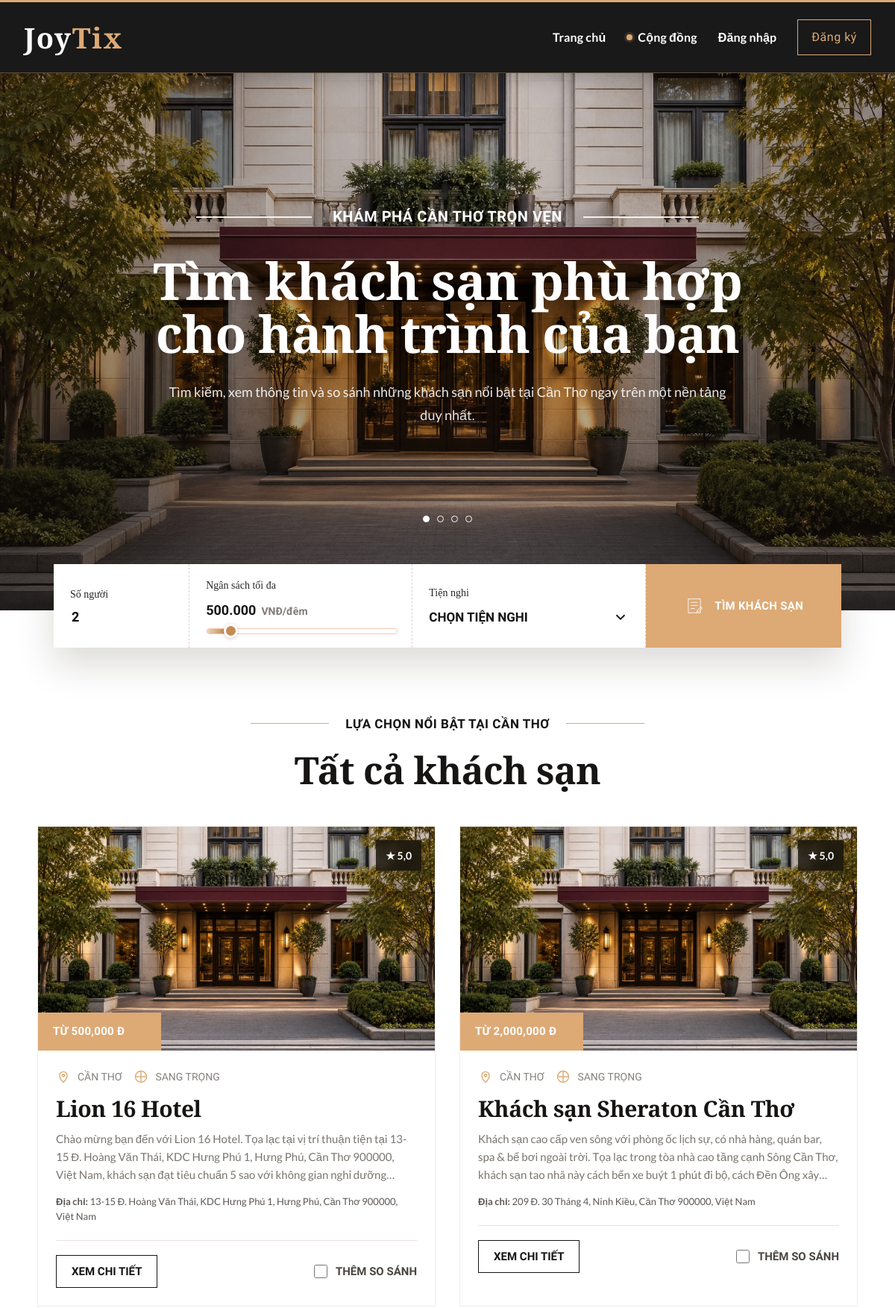
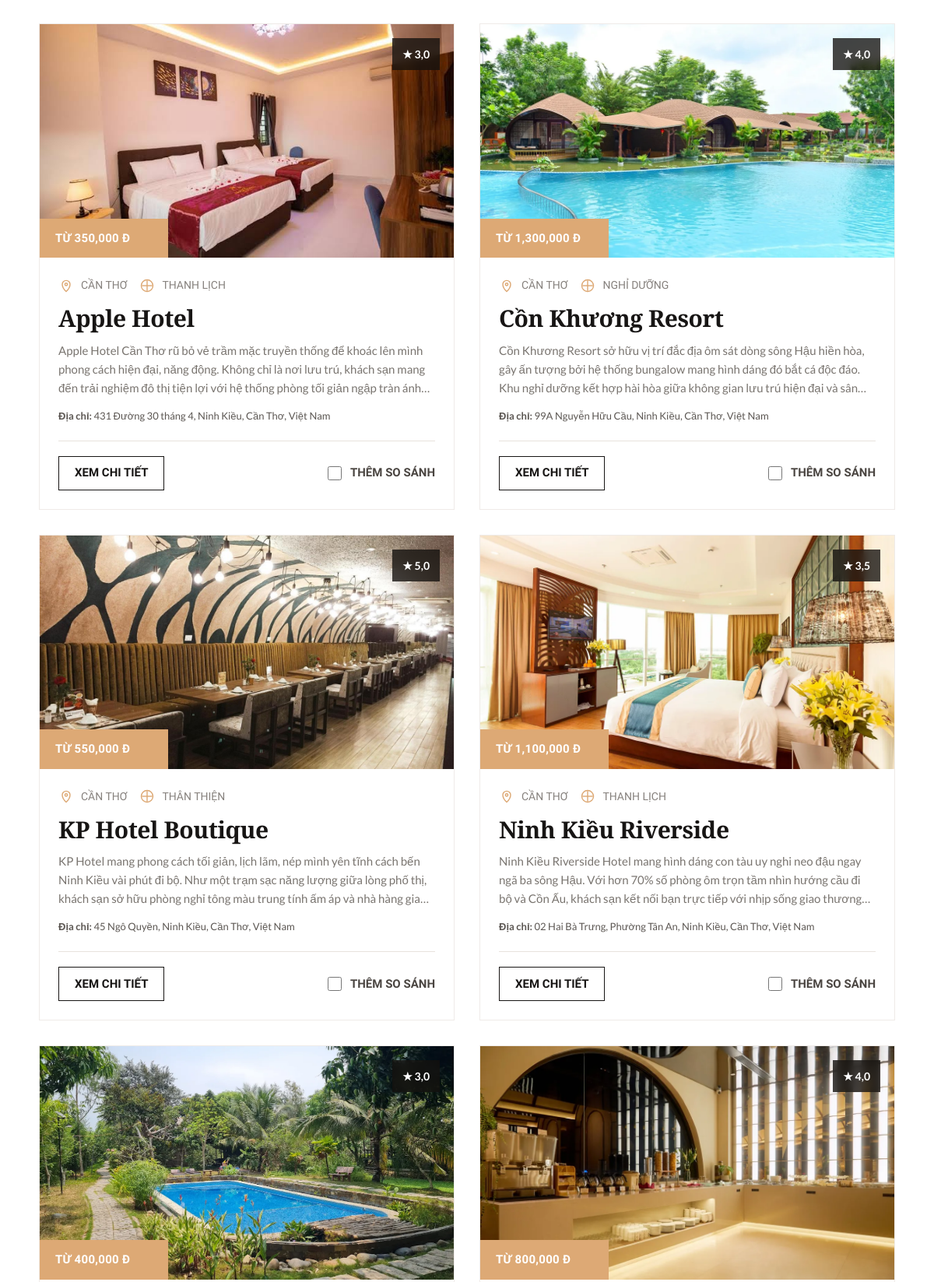
The page / (upper part) on the database its author committed (2 pictures, top to bottom).
### tables this page shows
CREATE TABLE `hotels` (
  `id` int(11) NOT NULL,
  `name` varchar(150) NOT NULL,
  `address` varchar(255) DEFAULT NULL,
  `phone` varchar(25) DEFAULT NULL,
  `star_rating` decimal(2,1) DEFAULT 3.0,
  `vibe` varchar(50) DEFAULT NULL,
  `description` text DEFAULT NULL
);

### index.php (the view, shortened to what this page needs)
<?php
require_once 'includes/bootstrap.php';
$limit = 12;
$offset = 0;
$sql = "SELECT
            h.id,
            h.name,
            h.address,
            h.phone,
            h.star_rating,
            h.description,
            h.vibe,
            MIN(r.price) AS min_price,
            GROUP_CONCAT(
                DISTINCT CONCAT(COALESCE(i.is_primary, 0), '::', i.image_url)
                ORDER BY i.is_primary DESC, i.id ASC
                SEPARATOR '|||'
            ) AS db_images
        FROM hotels h
        LEFT JOIN rooms r ON h.id = r.hotel_id
        LEFT JOIN hotel_images i ON h.id = i.hotel_id
        GROUP BY
            h.id,
            h.name,
            h.address,
            h.phone,
            h.star_rating,
            h.description,
            h.vibe
        ORDER BY h.id DESC
        LIMIT :limit OFFSET :offset";
$stmt = $pdo->prepare($sql);
$stmt->bindValue(':limit', $limit, PDO::PARAM_INT);
$stmt->bindValue(':offset', $offset, PDO::PARAM_INT);
$stmt->execute();
$hotels = $stmt->fetchAll(PDO::FETCH_ASSOC);
function heroImageScore(string $imagePath): float
{
    $score = 0.0;
    $isLocal = !preg_match('~^https?://~i', $imagePath);
    if ($isLocal && is_file($imagePath)) {
        $size = @getimagesize($imagePath);
        if ($size && !empty($size[0]) && !empty($size[1])) {
            $width = (int) $size[0];
            $height = (int) $size[1];
            $ratio = $width / max(1, $height);
            $area = $width * $height;
            $score += min(420.0, $area / 9000.0);
            $score += min(180.0, $width / 10.0);
            if ($width >= 1920) {
                $score += 180;
            } elseif ($width >= 1600) {
                $score += 130;
            } elseif ($width >= 1280) {
                $score += 80;
            } elseif ($width < 1000) {
                $score -= 180;
            }
            if ($height >= 850) {
                $score += 75;
            } elseif ($height < 600) {
                $score -= 110;
            }
            $targetRatio = 2.05;
            $score += max(0.0, 220.0 - abs($ratio - $targetRatio) * 260.0);
            if ($ratio < 1.45) {
                $score -= 320;
            } elseif ($ratio > 2.65) {
                $score -= 130;
            }
        } else {
            $score -= 80;
        }
        $score += 35;
    } else {
        $score += 20;
    }
    if (stripos(basename($imagePath), '_primary.') !== false) {
        $score += 45;
    }
    return $score;
}
function buildHeroSlides(array $hotels, int $limit = 4): array
{
    $candidates = [];
    foreach ($hotels as $hotel) {
        foreach (($hotel['display_images'] ?? []) as $imagePath) {
            $imagePath = trim((string) $imagePath);
            if ($imagePath === '' || isset($candidates[$imagePath])) {
                continue;
            }
            $candidates[$imagePath] = [
                'image' => $imagePath,
                'hotel_name' => (string) ($hotel['name'] ?? 'Khách sạn tại Cần Thơ'),
                'score' => heroImageScore($imagePath),
            ];
        }
    }
    uasort($candidates, static function (array $a, array $b): int {
        return $b['score'] <=> $a['score'];
    });
    $slides = [];
    $preferredFirst = 'uploads/hotel_12_primary.jpg';
    foreach ($candidates as $candidate) {
        $slides[] = $candidate;
        if (count($slides) >= $limit) {
            break;
        }
    }
    return array_slice($slides, 0, $limit);
}
$heroSlides = buildHeroSlides($hotels, 4);
require_once 'includes/header.php';
?>
<div class="patel-home">
    <section class="patel-hero" aria-label="Khám phá khách sạn tại Cần Thơ">
        <div class="hero-slides" id="heroSlides">
            <?php if ($heroSlides): ?>
                <?php foreach ($heroSlides as $index => $heroSlide): ?>
                    <div class="hero-slide <?= $index === 0 ? 'is-active' : '' ?>">
                    </div>
                <?php endforeach; ?>
            <?php endif; ?>
        </div>
        <div class="hero-copy">
            <div class="hero-kicker">Khám phá Cần Thơ trọn vẹn</div>
            <h1 class="hero-title">Tìm khách sạn phù hợp cho hành trình của bạn</h1>
            <p class="hero-subtitle">
                Tìm kiếm, xem thông tin và so sánh những khách sạn nổi bật tại Cần Thơ
                ngay trên một nền tảng duy nhất.
            </p>
        </div>
        <?php if (count($heroSlides) > 1): ?>
            <div class="hero-dots" aria-label="Chọn ảnh banner">
                <?php foreach ($heroSlides as $index => $heroSlide): ?>
                    <button
                        type="button"
                        class="hero-dot <?= $index === 0 ? 'is-active' : '' ?>"
                        data-slide="<?= $index ?>"
                        aria-label="Ảnh <?= $index + 1 ?>"
                    ></button>
                <?php endforeach; ?>
            </div>
        <?php endif; ?>
    </section>
    <div class="hero-search-wrap">
        <div class="patel-shell">
            <form action="search.php" method="GET" class="hero-search" id="smartSearchForm">
                <div class="hero-search-field">
                    <label class="hero-search-label" for="capacity">Số người</label>
                    <input
                        type="number"
                        id="capacity"
                        name="capacity"
                        min="1"
                        max="4"
                        value="2"
                        aria-label="Số người"
                        required
                    >
                </div>
                <div class="hero-search-field">
                    <label class="hero-search-label" for="budgetRange">Ngân sách tối đa</label>
                    <div class="budget-value-line">
                        <span id="budgetValue">500.000</span>
                        <span class="budget-unit">VNĐ/đêm</span>
                    </div>
                    <input
                        type="range"
                        id="budgetRange"
                        name="budget"
                        min="50000"
                        max="5000000"
                        step="50000"
                        value="500000"
                    >
                </div>
                <div class="hero-search-field">
                    <span class="hero-search-label">Tiện nghi</span>
                    <details class="hero-amenity-details" id="amenityDropdown">
                        <summary class="hero-amenity-summary">
                            <span id="amenitySummaryText">Chọn tiện nghi</span>
                            <svg viewBox="0 0 24 24" aria-hidden="true">
                                <path d="m6 9 6 6 6-6"></path>
                            </svg>
                        </summary>
                    </details>
                </div>
                <button type="submit" class="hero-search-button">
                    <svg viewBox="0 0 48 48" aria-hidden="true">
                        <path d="M10 8h28v32H10z"></path>
                        <path d="M16 16h16M16 23h16M16 30h9"></path>
                        <path d="m31 34 8-8 3 3-8 8-5 1z"></path>
                    </svg>
                    <span>Tìm khách sạn</span>
                </button>
            </form>
        </div>
    </div>
    <section class="hotel-showcase" id="hotel-showcase">
        <div class="patel-shell">
            <div class="hotel-showcase-heading">
                <div class="patel-eyebrow">Lựa chọn nổi bật tại Cần Thơ</div>
                <h2 class="patel-section-title">Tất cả khách sạn</h2>
            </div>
            <div class="hotel-list-modern">
                <?php if ($hotels): ?>
                    <?php foreach ($hotels as $hotel): ?>
                        <?php
                        $hotelId = (int) $hotel['id'];
                        $rating = max(0, min(5, (float) ($hotel['star_rating'] ?? 0)));
                        $minPrice = (float) ($hotel['min_price'] ?? 0);
                        ?>
                        <article class="hotel-modern-card">
                            <div class="hotel-modern-image-wrap">
                                <img
                                    class="hotel-modern-image auto-slide-img"
                                    src="<?= htmlspecialchars($hotel['display_images'][0], ENT_QUOTES, 'UTF-8') ?>"
                                    data-images="<?= htmlspecialchars(implode('|||', $hotel['display_images']), ENT_QUOTES, 'UTF-8') ?>"
                                    alt="<?= htmlspecialchars($hotel['name'], ENT_QUOTES, 'UTF-8') ?>"
                                    loading="lazy"
                                    onerror="this.onerror=null;this.src='uploads/default-hotel.jpg';"
                                >
                                <div class="hotel-price-ribbon">
                                    Từ <?= $minPrice > 0 ? number_format($minPrice) . ' đ' : 'Liên hệ' ?>
                                </div>
                                <div class="hotel-star-badge">
                                    ★ <?= number_format($rating, 1, ',', '.') ?>
                                </div>
                            </div>
                            <div class="hotel-modern-body">
                                <div class="hotel-meta">
                                    <span class="hotel-meta-item">
                                        <svg viewBox="0 0 24 24" aria-hidden="true">
                                            <path d="M12 21s6-5.2 6-11a6 6 0 1 0-12 0c0 5.8 6 11 6 11Z"></path>
                                            <circle cx="12" cy="10" r="2"></circle>
                                        </svg>
                                        Cần Thơ
                                    </span>
                                    <span class="hotel-meta-item">
                                        <svg viewBox="0 0 24 24" aria-hidden="true">
                                            <path d="M4 12h16"></path>
                                            <path d="M12 4v16"></path>
                                            <circle cx="12" cy="12" r="9"></circle>
                                        </svg>
                                        <?= htmlspecialchars($hotel['vibe'] ?: 'Đang cập nhật') ?>
                                    </span>
                                </div>
                                <h3 class="hotel-modern-title">
                                    <?= htmlspecialchars($hotel['name']) ?>
                                </h3>
                                <p class="hotel-modern-description">
                                    <?= htmlspecialchars(
                                        $hotel['description']
                                        ?: 'Khách sạn đang cập nhật phần giới thiệu và thông tin nổi bật.'
                                    ) ?>
                                </p>
                                <p class="hotel-modern-address">
                                    <strong>Địa chỉ:</strong>
                                    <?= htmlspecialchars($hotel['address'] ?: 'Chưa cập nhật') ?>
                                </p>
                                <div class="hotel-modern-actions">
                                    <a
                                        href="detail.php?id=<?= $hotelId ?>"
                                        class="hotel-detail-link"
                                    >
                                        Xem chi tiết
                                    </a>
                                    <label class="hotel-compare compare-checkbox">
                                        <input
                                            type="checkbox"
                                            class="cb-compare"
                                            value="<?= $hotelId ?>"
                                            data-name="<?= htmlspecialchars($hotel['name']) ?>"
                                        >
                                        <span>Thêm so sánh</span>
                                    </label>
                                </div>
                            </div>
                        </article>
                    <?php endforeach; ?>
                <?php else: ?>
                    <p>Chưa có khách sạn để hiển thị.</p>
                <?php endif; ?>
            </div>
        </div>
    </section>
</div>
<?php require_once 'includes/footer.php'; ?>

### rows shown on the page
hotels: minPrice "500,000", star_rating "5,0", vibe "SANG TRỌNG", name "Lion 16 Hotel", description "Chào mừng bạn đến với Lion 16 Hotel. Tọa lạc tại vị trí thuận tiện tại 13-15 Đ. Hoàng Văn Thái, KDC Hưng Phú 1, Hưng Phú, Cần Thơ 900000, Việt Nam, khách sạn đạt tiêu chuẩn 5 sao với không gian nghỉ…", address "13-15 Đ. Hoàng Văn Thái, KDC Hưng Phú 1, Hưng Phú, Cần Thơ 900000, Việt Nam"
hotels: minPrice "2,000,000", star_rating "5,0", vibe "SANG TRỌNG", name "Khách sạn Sheraton Cần Thơ", description "Khách sạn cao cấp ven sông với phòng ốc lịch sự, có nhà hàng, quán bar, spa & bể bơi ngoài trời. Tọa lạc trong tòa nhà cao tầng cạnh Sông Cần Thơ, khách sạn tao nhã này cách bến xe buýt 1 phút đi bộ, cách Đền Ông…", address "209 Đ. 30 Tháng 4, Ninh Kiều, Cần Thơ 900000, Việt Nam"
hotels: shows a picture, minPrice "350,000", star_rating "3,0", vibe "THANH LỊCH", name "Apple Hotel", description "Apple Hotel Cần Thơ rũ bỏ vẻ trầm mặc truyền thống để khoác lên mình phong cách hiện đại, năng động. Không chỉ là nơi lưu trú, khách sạn mang đến trải nghiệm đô thị tiện lợi với hệ thống phòng tối giản ngập tràn…", address "431 Đường 30 tháng 4, Ninh Kiều, Cần Thơ, Việt Nam"
hotels: shows a picture, minPrice "1,300,000", star_rating "4,0", vibe "NGHỈ DƯỠNG", name "Cồn Khương Resort", description "Cồn Khương Resort sở hữu vị trí đắc địa ôm sát dòng sông Hậu hiền hòa, gây ấn tượng bởi hệ thống bungalow mang hình dáng đó bắt cá độc đáo. Khu nghỉ dưỡng kết hợp hài hòa giữa không gian lưu trú hiện đại và…", address "99A Nguyễn Hữu Cầu, Ninh Kiều, Cần Thơ, Việt Nam"
hotels: shows a picture, minPrice "550,000", star_rating "5,0", vibe "THÂN THIỆN", name "KP Hotel Boutique", description "KP Hotel mang phong cách tối giản, lịch lãm, nép mình yên tĩnh cách bến Ninh Kiều vài phút đi bộ. Như một trạm sạc năng lượng giữa lòng phố thị, khách sạn sở hữu phòng nghỉ tông màu trung tính ấm áp và nhà hàng…", address "45 Ngô Quyền, Ninh Kiều, Cần Thơ, Việt Nam"
hotels: shows a picture, minPrice "1,100,000", star_rating "3,5", vibe "THANH LỊCH", name "Ninh Kiều Riverside", description "Ninh Kiều Riverside Hotel mang hình dáng con tàu uy nghi neo đậu ngay ngã ba sông Hậu. Với hơn 70% số phòng ôm trọn tầm nhìn hướng cầu đi bộ và Cồn Ấu, khách sạn kết nối bạn trực tiếp với nhịp sống giao…", address "02 Hai Bà Trưng, Phường Tân An, Ninh Kiều, Cần Thơ, Việt Nam"
hotels: shows a picture, minPrice "400,000", star_rating "3,0"
hotels: shows a picture, minPrice "800,000", star_rating "4,0"
